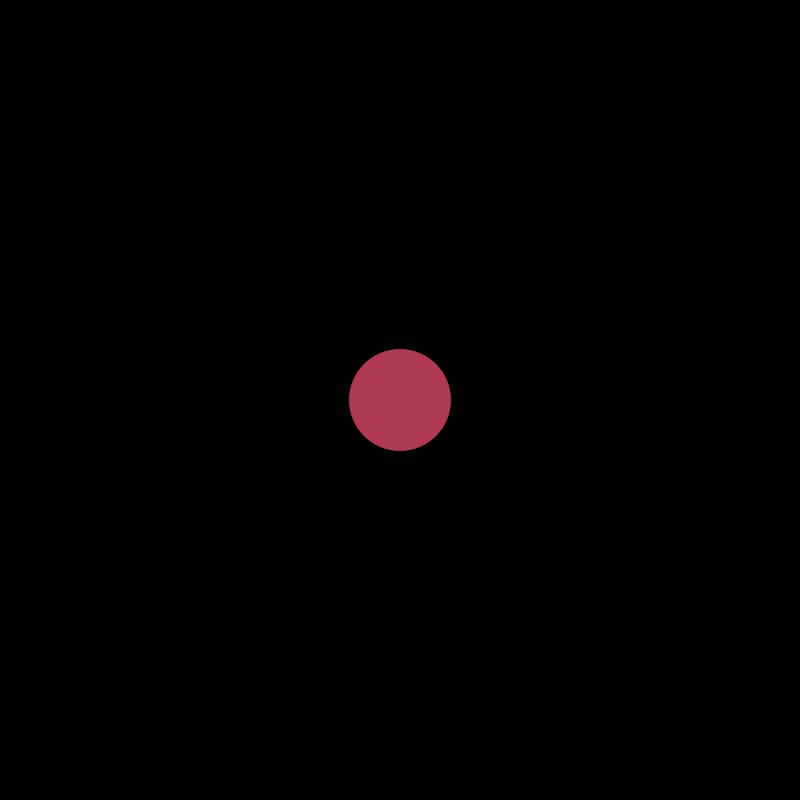
Frame 1 (no input)
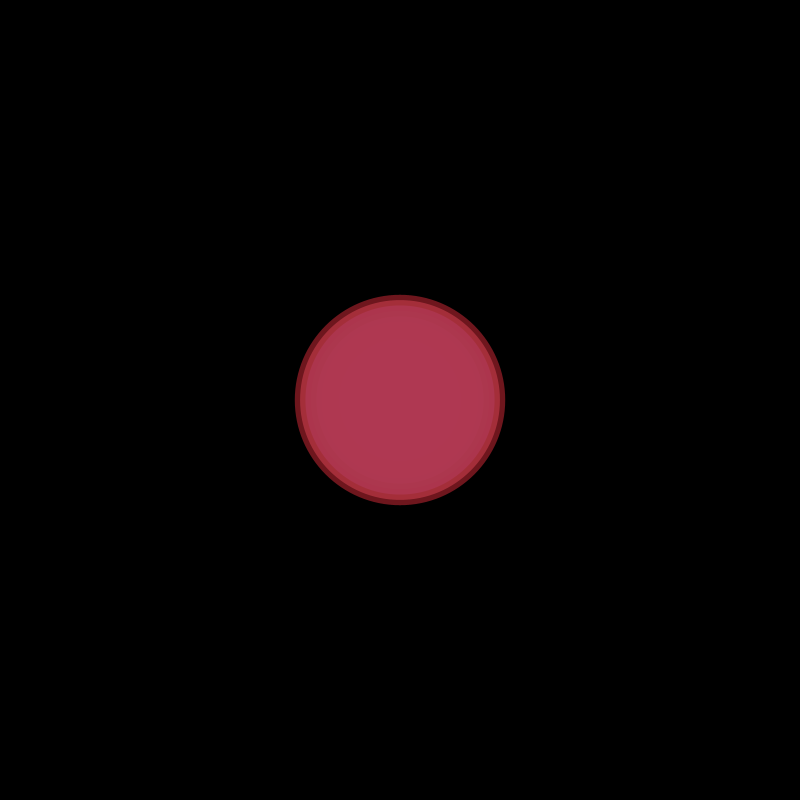
Frame 60 (the mouse pressed at the canvas centre just before this capture)
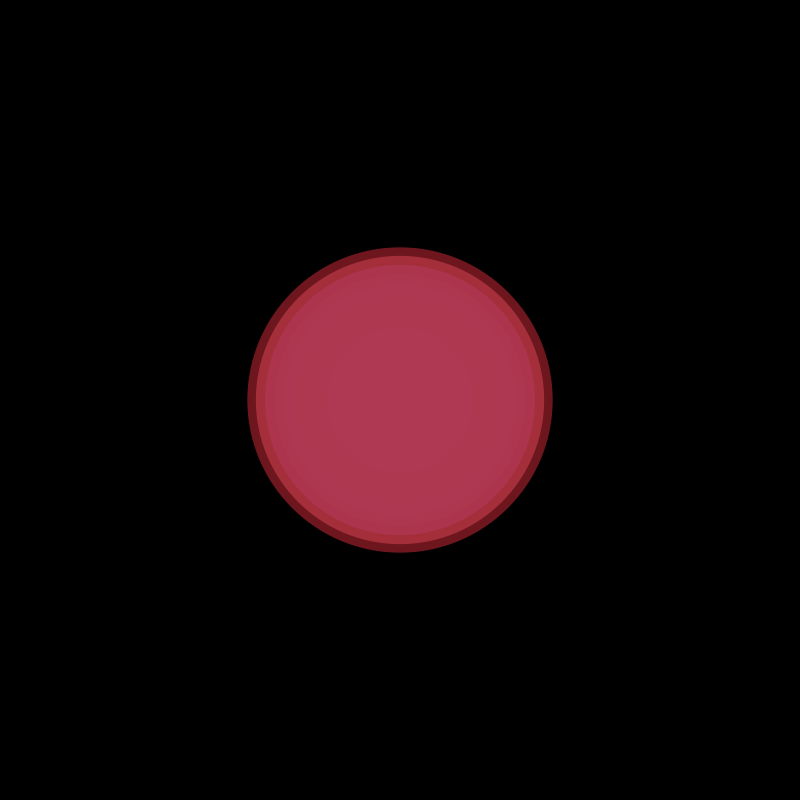
Frame 120 (the mouse held since frame 60 and released just before this capture)

The Processing sketch that drew these frames (run headless with seeded random() and noise(); from frame 60 on, the mouse is pressed at the canvas centre):

// Processing sketch: sketch_18
// ── sketch_18.pde
int circleCount = 10;
float[] radii = new float[circleCount];
color[] colors = new color[circleCount];

void setup() {
  size(800, 800);
  noFill();
  noStroke();
  
  for (int i = 0; i < circleCount; i++) {
    radii[i] = random(50, 150);
    colors[i] = color(random(255), random(255), random(255));
  }
}

void draw() {
  background(0);
  
  for (int i = 0; i < circleCount; i++) {
    float offsetX = width / 2;
    float offsetY = height / 2;
    
    float speed = 0.01 * (i + 1);
    radii[i] = 50 + 150 * sin(TWO_PI * speed * frameCount / 100);
    
    fill(colors[i], 150);
    ellipse(offsetX, offsetY, radii[i] * 2, radii[i] * 2);
  }
}
